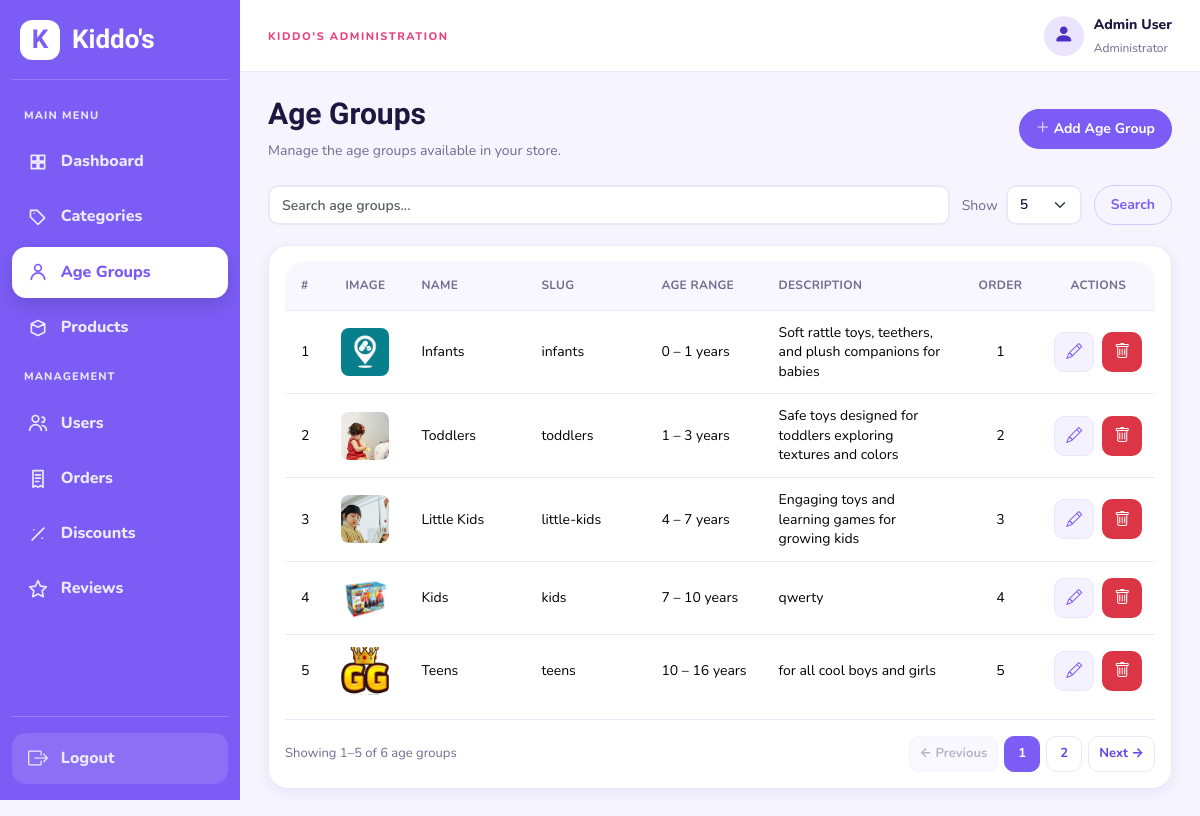
Screenshot of /admin/age_groups.php (signed in) with the database file from the repository.
### tables this page shows
CREATE TABLE IF NOT EXISTS `age_groups` (
  `id` int(10) UNSIGNED NOT NULL AUTO_INCREMENT,
  `name` varchar(60) NOT NULL,
  `slug` varchar(60) NOT NULL,
  `description` varchar(255) NOT NULL,
  `min_age` tinyint(3) UNSIGNED NOT NULL,
  `max_age` tinyint(3) UNSIGNED NOT NULL,
  `image` varchar(255) DEFAULT NULL,
  `sort_order` tinyint(3) UNSIGNED NOT NULL DEFAULT 0,
  PRIMARY KEY (`id`),
  UNIQUE KEY `uq_age_groups_slug` (`slug`)
);

### classes/AdminTable.php (called while the page is built, shortened)
<?php
class AdminTable
{
    private $pdo;
    public function __construct($pdo)
    {
        $this->pdo = $pdo;
    }
    public function getPage($type, $request)
    {
        $search = isset($request['search']) && is_string($request['search']) ? trim($request['search']) : '';
        $search = substr($search, 0, 120);
        $size = isset($request['per_page']) && is_scalar($request['per_page']) ? (string) $request['per_page'] : '5';
        $size = in_array($size, ['5', '10', '20', '50'], true) ? (int) $size : 5;
        $requestedPage = isset($request['page']) && is_string($request['page']) && ctype_digit($request['page']) ? (int) $request['page'] : 1;
        $where = [];
        $params = [];
        $filters = [];
        $query = ['search' => $search, 'per_page' => $size];
        switch ($type) {
            case 'age_groups':
                $select = 'g.*'; $from = 'age_groups g'; $order = 'g.sort_order ASC, g.id DESC'; $searchColumns = ['g.name'];
                break;
        }
        $condition = $where ? ' WHERE ' . implode(' AND ', $where) : '';
        $statement = $this->pdo->prepare('SELECT COUNT(*) FROM ' . $from . $condition);
        $statement->execute($params);
        $total = (int) $statement->fetchColumn();
        $pages = max(1, (int) ceil($total / $size));
        $page = min(max(1, $requestedPage), $pages);
        $offset = ($page - 1) * $size;
        $statement = $this->pdo->prepare('SELECT ' . $select . ' FROM ' . $from . $condition . ' ORDER BY ' . $order . ' LIMIT ? OFFSET ?');
        $statement->bindValue(count($params) + 1, $size, PDO::PARAM_INT);
        $statement->bindValue(count($params) + 2, $offset, PDO::PARAM_INT);
        $statement->execute();
        return ['rows' => $statement->fetchAll(PDO::FETCH_ASSOC), 'total' => $total, 'page' => $page, 'pages' => $pages,
            'size' => $size, 'start' => $total ? $offset + 1 : 0, 'end' => min($offset + $size, $total),
            'search' => $search, 'query' => $query, 'filters' => $filters, 'type' => $type];
    }
}

### includes/shop_functions.php (called while the page is built, shortened)
<?php
function shopImageUrl(?string $path): string
{
    $path = trim((string) $path);
    $relative = ltrim($path, '/');
    return BASE_URL . '/' . $relative;
}

### admin/age_groups.php (the view, shortened to what this page needs)
<?php
require_once __DIR__ . '/../includes/init.php';
require_once __DIR__ . '/../includes/shop_functions.php';
require_once __DIR__ . '/../classes/AdminTable.php';
$adminTable = new AdminTable($pdo);
$pagination = $adminTable->getPage('age_groups', $_GET);
$ageGroups = $pagination['rows'];
require_once __DIR__ . '/../includes/admin/layout_start.php';
?>
<div class="admin-page-header">
    <div>
        <h1>Age Groups</h1>
        <p>Manage the age groups available in your store.</p>
    </div>
    <a href="<?= BASE_URL ?>/admin/add_age_group.php" class="btn btn-primary">
        <i class="bi bi-plus-lg"></i>
        Add Age Group
    </a>
</div>
<?php require __DIR__ . '/../includes/admin/table_toolbar.php'; ?>
<div class="admin-card">
    <div class="table-responsive">
        <table class="table admin-table admin-table-consistent admin-table-age_groups">
            <thead>
                <tr>
                    <th>#</th>
                    <th>Image</th>
                    <th>Name</th>
                    <th>Slug</th>
                    <th>Age Range</th>
                    <th>Description</th>
                    <th>Order</th>
                    <th>Actions</th>
                </tr>
            </thead>
            <tbody>
                <?php if (empty($ageGroups)): ?>
                    <tr>
                        <td colspan="8" class="text-center py-4">
                            No age groups found.
                        </td>
                    </tr>
                <?php else: ?>
                    <?php foreach ($ageGroups as $rowIndex => $ageGroup): ?>
                        <tr>
                            <td><?= (int) $pagination['start'] + $rowIndex ?></td>
                            <td>
                                <img src="<?= htmlspecialchars(shopImageUrl($ageGroup['image'] ?? null)) ?>" alt="<?= htmlspecialchars($ageGroup['name']) ?>" width="55" height="55" style="object-fit:cover;border-radius:8px">
                            </td>
                            <td><?= htmlspecialchars($ageGroup['name']) ?></td>
                            <td><?= htmlspecialchars($ageGroup['slug']) ?></td>
                            <td>
                                <?= (int) $ageGroup['min_age'] ?>
                                –
                                <?= (int) $ageGroup['max_age'] ?>
                                years
                            </td>
                            <td><?= htmlspecialchars($ageGroup['description']) ?></td>
                            <td><?= (int) $ageGroup['sort_order'] ?></td>
                            <td>
                                <div class="admin-actions">
                                    <button type="button" class="btn admin-action-btn admin-action-edit" data-bs-toggle="modal"
                                        data-bs-target="#editAgeGroupModal<?= (int) $ageGroup['id'] ?>" title="Edit age group" aria-label="Edit age group"><i class="bi bi-pencil" aria-hidden="true"></i></button>
                                    <button type="button" class="btn admin-action-btn admin-action-delete" data-bs-toggle="modal"
                                        data-bs-target="#deleteAgeGroupModal<?= (int) $ageGroup['id'] ?>" title="Delete age group" aria-label="Delete age group"><i class="bi bi-trash" aria-hidden="true"></i></button>
                                </div>
                            </td>
                        </tr>
                    <?php endforeach; ?>
                <?php endif; ?>
            </tbody>
        </table>
    </div><?php require __DIR__ . '/../includes/admin/table_pagination.php'; ?>
</div>
<?php require_once __DIR__ . '/../includes/admin/layout_end.php'; ?>

### assets/css/admin-polish.css (style rules this page uses)
.admin-body { --admin-sidebar-width:240px;--admin-topbar-height:72px;font-size:14px;line-height:1.5 }
.admin-body .admin-page-header { display:flex;flex-wrap:wrap;align-items:center;justify-content:space-between;gap:16px;margin-bottom:24px }
.admin-body .admin-page-header h1 { font-size:30px;line-height:1.2;margin:0 0 8px }
.admin-body .admin-page-header p { font-size:14px;line-height:1.5;margin:0;color:var(--admin-muted) }
.admin-body .admin-card { padding:20px;border-radius:16px;min-width:0;box-shadow:0 4px 16px #30204e05 }
.admin-body .admin-content .btn:not(.admin-action-btn):not(.btn-close) { min-height:40px;padding:9px 16px;font-size:14px;line-height:1.4 }
.admin-body .admin-action-btn { width:38px;height:38px;min-width:38px;min-height:38px }
.admin-body .admin-action-btn i { font-size:16px }
.admin-body :is(button,a,input,select,textarea,summary):focus-visible { outline:3px solid #bba8fa;outline-offset:3px }
.admin-body .table-responsive { width:100%;max-width:100%;overflow-x:auto;overscroll-behavior-inline:contain }
.admin-body .admin-table { margin-bottom:0 }
.admin-body .admin-table-consistent thead th { padding:14px 16px;height:48px;font-size:12px;font-weight:700;letter-spacing:.025em;vertical-align:middle }
.admin-body .admin-table-consistent tbody td,.admin-body .admin-table-consistent tfoot :is(td,th) { padding:12px 16px;height:60px;font-size:14px;vertical-align:middle }
.admin-body .admin-table tbody tr>td { transition:background-color 150ms ease }
.admin-body .admin-table :is(img,.product-image-placeholder) { max-width:48px;width:48px;height:48px;object-fit:cover;border-radius:10px }

### rows the page displays
age_groups: start "1", image (picture), name "Infants", slug "infants", min_age "0", max_age "1", description "Soft rattle toys, teethers, and plush companions for babies", sort_order "1"
age_groups: start "2", image (picture), name "Toddlers", slug "toddlers", min_age "1", max_age "3", description "Safe toys designed for toddlers exploring textures and colors", sort_order "2"
age_groups: start "3", image (picture), name "Little Kids", slug "little-kids", min_age "4", max_age "7", description "Engaging toys and learning games for growing kids", sort_order "3"
age_groups: start "4", image (picture), name "Kids", slug "kids", min_age "7", max_age "10", description "qwerty", sort_order "4"
age_groups: start "5", image (picture), name "Teens", slug "teens", min_age "10", max_age "16", description "for all cool boys and girls", sort_order "5"

### other values shown
$_SESSION['user_name'] "Admin User"
$pagination['start'] "1"
$pagination['end'] "5"
$pagination['total'] "6"
str_replace('_', ' ', $pagination['type']) "age groups"
$number "1"
$number "2"
form field per_page "5"
